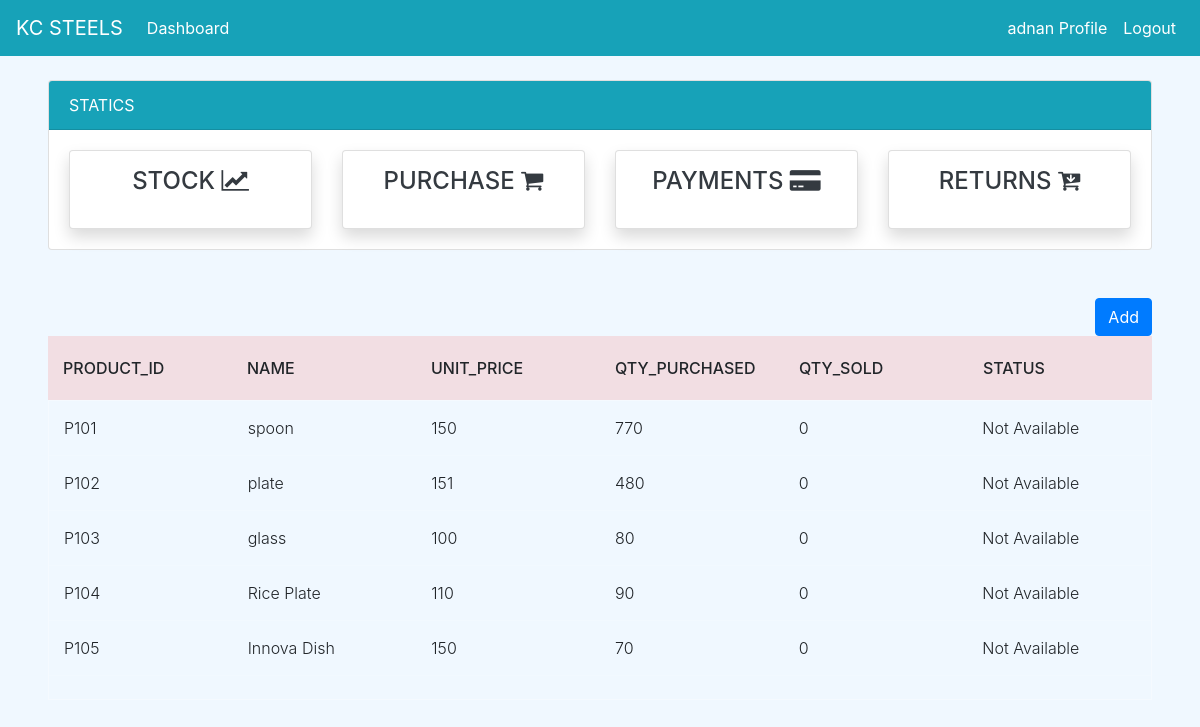
The app's page /stock/ (signed in) with its own data.
### dashboard/models.py (models this page shows, shortened)
class Item(models.Model):
        item_no = models.IntegerField(null=True)
        item_id = models.CharField(max_length=10,null=True)
        name = models.CharField(max_length=100, null=True, blank=False)
        unit_price = models.PositiveBigIntegerField(null=True,blank=True)
        qty_available = models.PositiveIntegerField(null=True, default=0)
        qty_sold = models.PositiveIntegerField(null=True, default=0)
        qty_purchased = models.PositiveIntegerField(null=True, default=0)
        status = models.BooleanField(default=False)

### dashboard/views.py (the view)
# urls.py: path('stock/',views.stock,name='stock'),
@login_required
def stock(request):
    items = Item.objects.all()
    p_id = 101 if Item.objects.count() == 0 else Item.objects.aggregate(max=Max('item_no'))["max"] + 1
    if request.method == 'POST':
        price = request.POST.get('unit_price')
        name = request.POST.get('name')
        form = ItemForm(request.POST)
        if form.is_valid():
            Item(item_no=p_id,item_id=(f'{"P"}{p_id}'),name=name,unit_price=price).save()
    else:
        form = ItemForm
    context = {
        'items': items,
        'form' : form,
    }
    return render(request, 'dashboard/stock.html',context)

### templates/dashboard/stock.html (shortened to what this page needs)
{% extends 'partial/base.html' %}
{% load crispy_forms_tags %}
{% block content %}
{% if user.is_authenticated and user.is_superuser %}
{% else %}
{% include 'partial/topnav_staff.html'%}
<div class="mx-5">
    <div class="row my-4">
          <div class="col mt-4 text-right">
            <button type="button" class="btn btn-primary" data-toggle="modal" data-target="#P_Add">
              Add
            </button>
        </div>
          <div class="col-md-12">
                <div class="tbl-header">
                  <table cellpadding="0" cellspacing="0" border="0">
                    <thead>
                      <tr>
                        <th scope="col">Product_id</th>
                        <th scope="col">Name</th>
                        <th scope="col">Unit_Price</th>
                        <th scope="col">qty_purchased</th>
                        <th scope="col">QTY_Sold</th>
                        <th scope="col">Status</th>
                      </tr>
                    </thead>
                  </table>
                </div>
                <div class="tbl-content">
                  <table cellpadding="0" cellspacing="0" border="0">
                    <tbody>
                      {% for item in items %}
                        <tr>
                          <td>{{ item.item_id }}</td>
                          <td>{{ item.name }}</td>
                          <td>{{ item.unit_price }}</td>
                          <td>{{ item.qty_purchased }}</td>
                          <td>{{ item.qty_sold }}</td>
                          {% if item.status == True %}
                          <td>Available</td>
                          {% else %}
                          <td>Not Available</td>
                          {% endif %}
                        </tr>
                      {% endfor %}
                    </tbody>
                  </table>
          </div>
      </div>
</div>
{% endif %}
{% endblock %}

### templates/partial/nav.html (shortened to what this page needs)
<div class="mx-6">
	<nav class="navbar navbar-expand-lg navbar-info bg-info">
        {% if user.is_authenticated %}
            <a class="navbar-brand text-white"  href="#">KC STEELS</a>
            <div class="collapse navbar-collapse" id="navbarSupportedContent">
            <ul class="navbar-nav mr-auto">
                <li class="nav-item active">
                <a class="nav-link text-white" href="{% url 'dashboard-index' %}">Dashboard <span class="sr-only">(current)</span></a>
				</li>
            </ul>
			<ul class="navbar-nav ml-auto">
                <li class="nav-item active">
                <a class="nav-link text-white" data-toggle="modal" data-target="#viewP-{{ user.id}}"> {{ user.username }} Profile <span class="sr-only">(current)</span></a>
                </li>
                <li class="nav-item">
                <a class="nav-link text-white" href="{% url 'user-logout' %}">Logout</a>
                </li>
            </ul>
        {% endif %}
      </nav>
</div>

### static/style.css (style rules this page uses)
body { background-color: aliceblue; }

### static/tblstyle.css (style rules this page uses)
table { width:100%; table-layout: fixed; }
.tbl-header { background-color: rgba(243, 162, 162, 0.3); }
.tbl-content { height:300px; overflow-x:auto; margin-top: 0px; border: 1px solid rgba(255,255,255,0.3); }
th { padding: 20px 15px; text-align: left; font-weight: 500; text-transform: uppercase; }
td { padding: 15px; text-align: left; vertical-align:middle; font-weight: 300; border-bottom: solid 1px rgba(255,255,255,0.1); }

### records on screen
Item: item_id "P101", name "spoon", unit_price "150", qty_purchased "770", qty_sold "0", status "Not Available"
Item: item_id "P102", name "plate", unit_price "151", qty_purchased "480", qty_sold "0", status "Not Available"
Item: item_id "P103", name "glass", unit_price "100", qty_purchased "80", qty_sold "0", status "Not Available"
Item: item_id "P104", name "Rice Plate", unit_price "110", qty_purchased "90", qty_sold "0", status "Not Available"
Item: item_id "P105", name "Innova Dish", unit_price "150", qty_purchased "70", qty_sold "0", status "Not Available"

### other values on screen
{{ user.username }} "adnan"
